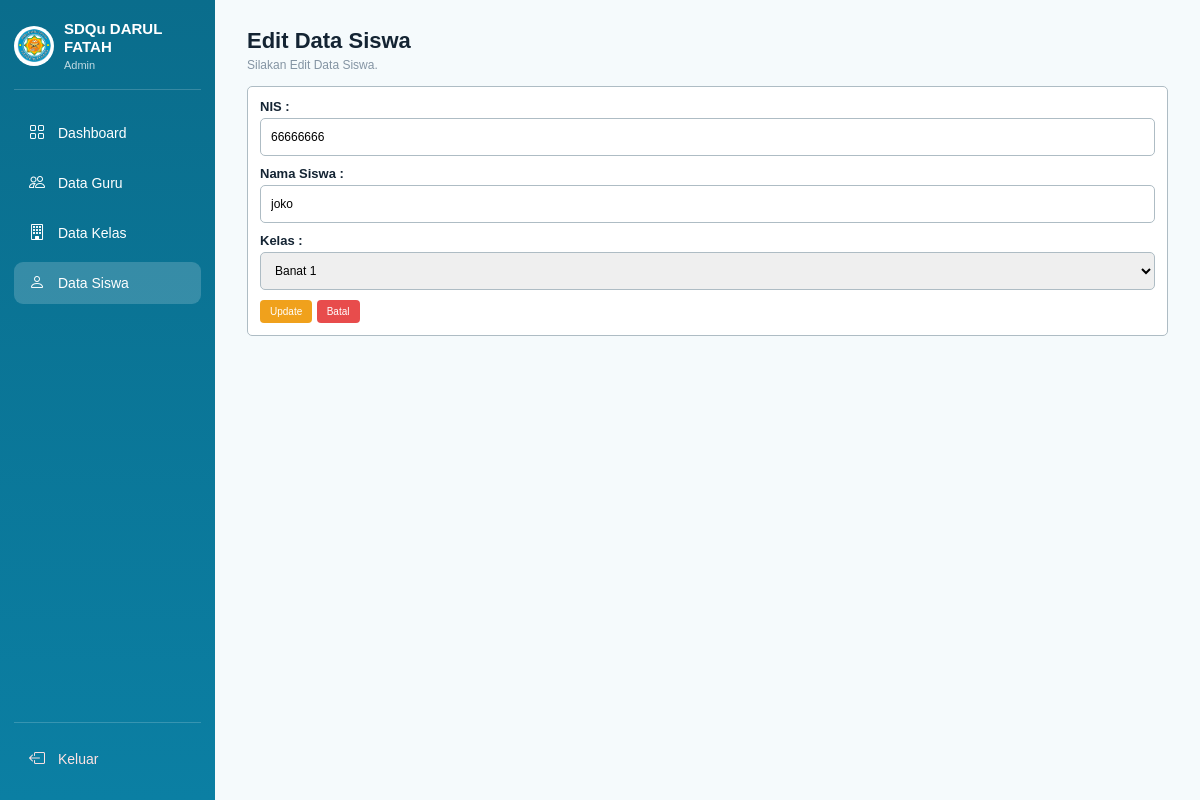
Page /admin/ad_index.php?page=ubahSiswa&id=6 (signed in) on the committed database.
### tables this page shows
CREATE TABLE `tbl_siswa` (
  `id_siswa` int(11) NOT NULL,
  `nis` varchar(30) NOT NULL,
  `nama_siswa` varchar(100) NOT NULL,
  `id_kelas` int(11) NOT NULL
);

CREATE TABLE `tbl_kelas` (
  `id_kelas` int(11) NOT NULL,
  `nama_kelas` varchar(50) NOT NULL,
  `id_wali_guru` int(11) DEFAULT NULL
);

### admin/ad_index.php (called while the page is built, shortened)
<?php
$page = $_GET['page'] ?? 'beranda';
switch ($page) {
    case 'ubahSiswa':
        $file = 'modSiswa/ubahSiswa.php';
        break;
}
require 'ad_header.php';
require $file;
require 'ad_footer.php';
?>

### admin/modSiswa/ubahSiswa.php (the view, shortened to what this page needs)
<?php
$id = isset($_GET['id']) ? (int) $_GET['id'] : 0;
$get_data = mysqli_query($koneksi, "SELECT * FROM tbl_siswa WHERE id_siswa='$id'");
$data = mysqli_fetch_assoc($get_data);
$kelas = mysqli_query($koneksi, "SELECT * FROM tbl_kelas ORDER BY nama_kelas ASC");
?>
<div class="crud-header">
    <h2>Edit Data Siswa</h2>
    <p>Silakan Edit Data Siswa.</p>
</div>
<div class="crud-form-card">
    <form method="POST" action="">
        <div class="crud-form-group">
            <label>NIS :</label>
            <input type="text" name="nis" value="<?php echo htmlspecialchars($data['nis']); ?>" required>
        </div>
        <div class="crud-form-group">
            <label>Nama Siswa :</label>
            <input type="text" name="nama_siswa" value="<?php echo htmlspecialchars($data['nama_siswa']); ?>" required>
        </div>
        <div class="crud-form-group">
            <label>Kelas :</label>
            <select name="id_kelas" required>
                <?php while ($data_kelas = mysqli_fetch_assoc($kelas)) { ?>
                    <option value="<?php echo $data_kelas['id_kelas']; ?>" <?php if ($data_kelas['id_kelas'] == $data['id_kelas']) { echo "selected"; } ?>>
                        <?php echo htmlspecialchars($data_kelas['nama_kelas']); ?>
                    </option>
                <?php } ?>
            </select>
        </div>
        <div class="crud-form-action">
            <button type="submit" name="update" class="btn-small btn-back">Update</button>
            <a href="ad_index.php?page=siswa" class="btn-small btn-delete">Batal</a>
        </div>
    </form>
</div>

### css/admin.css (style rules this page uses)
* { margin: 0; padding: 0; box-sizing: border-box; }
body { font-family: Arial, Helvetica, sans-serif; background-color: #F5FAFC; color: #142433; }
.crud-header { margin-bottom: 14px; }
.crud-header h2 { font-size: 22px; color: #142433; margin-bottom: 4px; }
.crud-header p { font-size: 12px; color: #8494A3; }
.btn-small { display: inline-flex; align-items: center; justify-content: center; gap: 4px; border: none; border-radius: 4px; padding: 6px 10px; font-size: 10px; text-decoration: none; cursor: pointer; }
.btn-edit, .btn-back { background-color: #F0A11C; color: white; }
.btn-delete { background-color: #E84C4C; color: white; }
.crud-form-card { width: 100%; padding: 12px; background-color: #FFFFFF; border: 1px solid #AEBCC4; border-radius: 5px; }
.crud-form-group { margin-bottom: 10px; }
.crud-form-group label { display: block; margin-bottom: 4px; font-size: 13px; font-weight: 600; color: #142433; }
.crud-form-group input, .crud-form-group select { width: 100%; height: 38px; padding: 8px 10px; border: 1px solid #AEBCC4; border-radius: 5px; font-size: 12px; }

### rows in the picture
tbl_siswa: nis "66666666", nama_siswa "joko", id_kelas "Banat 1"
